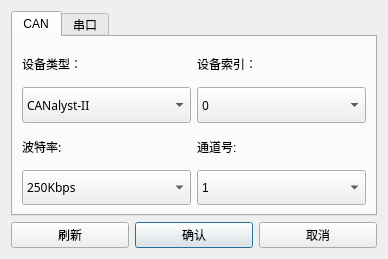
<?xml version="1.0" encoding="UTF-8"?>
<ui version="4.0">
 <class>port</class>
 <widget class="QDialog" name="port">
  <property name="geometry">
   <rect>
    <x>0</x>
    <y>0</y>
    <width>388</width>
    <height>259</height>
   </rect>
  </property>
  <property name="windowTitle">
   <string>连接设置</string>
  </property>
  <property name="styleSheet">
   <string notr="true">font: 25 9pt &quot;Microsoft YaHei&quot;;</string>
  </property>
  <layout class="QGridLayout" name="gridLayout_5">
   <item row="0" column="0" colspan="3">
    <widget class="QTabWidget" name="tabWidget">
     <property name="currentIndex">
      <number>0</number>
     </property>
     <widget class="QWidget" name="tab">
      <attribute name="title">
       <string>CAN</string>
      </attribute>
      <layout class="QGridLayout" name="gridLayout_2">
       <item row="0" column="0">
        <layout class="QGridLayout" name="gridLayout">
         <item row="3" column="1">
          <widget class="QComboBox" name="can_channel">
           <property name="sizePolicy">
            <sizepolicy hsizetype="Preferred" vsizetype="Preferred">
             <horstretch>0</horstretch>
             <verstretch>0</verstretch>
            </sizepolicy>
           </property>
           <item>
            <property name="text">
             <string>1</string>
            </property>
           </item>
           <item>
            <property name="text">
             <string>2</string>
            </property>
           </item>
          </widget>
         </item>
         <item row="1" column="1">
          <widget class="QComboBox" name="can_index">
           <property name="sizePolicy">
            <sizepolicy hsizetype="Preferred" vsizetype="Preferred">
             <horstretch>0</horstretch>
             <verstretch>0</verstretch>
            </sizepolicy>
           </property>
           <property name="font">
            <font>
             <family>Microsoft YaHei</family>
             <pointsize>9</pointsize>
             <weight>3</weight>
             <italic>false</italic>
             <bold>false</bold>
            </font>
           </property>
           <property name="styleSheet">
            <string notr="true"/>
           </property>
           <item>
            <property name="text">
             <string>0</string>
            </property>
           </item>
           <item>
            <property name="text">
             <string>1</string>
            </property>
           </item>
           <item>
            <property name="text">
             <string>2</string>
            </property>
           </item>
           <item>
            <property name="text">
             <string>3</string>
            </property>
           </item>
           <item>
            <property name="text">
             <string>4</string>
            </property>
           </item>
           <item>
            <property name="text">
             <string>5</string>
            </property>
           </item>
           <item>
            <property name="text">
             <string>6</string>
            </property>
           </item>
           <item>
            <property name="text">
             <string>7</string>
            </property>
           </item>
           <item>
            <property name="text">
             <string>8</string>
            </property>
           </item>
           <item>
            <property name="text">
             <string>9</string>
            </property>
           </item>
           <item>
            <property name="text">
             <string>10</string>
            </property>
           </item>
           <item>
            <property name="text">
             <string>11</string>
            </property>
           </item>
           <item>
            <property name="text">
             <string>12</string>
            </property>
           </item>
           <item>
            <property name="text">
             <string>13</string>
            </property>
           </item>
          </widget>
         </item>
         <item row="2" column="1">
          <widget class="QLabel" name="label_4">
           <property name="text">
            <string>通道号:</string>
           </property>
          </widget>
         </item>
         <item row="0" column="1">
          <widget class="QLabel" name="label_2">
           <property name="font">
            <font>
             <family>Microsoft YaHei</family>
             <pointsize>9</pointsize>
             <weight>3</weight>
             <italic>false</italic>
             <bold>false</bold>
            </font>
           </property>
           <property name="text">
            <string>设备索引：</string>
           </property>
           <property name="alignment">
            <set>Qt::AlignLeading|Qt::AlignLeft|Qt::AlignVCenter</set>
           </property>
          </widget>
         </item>
         <item row="2" column="0">
          <widget class="QLabel" name="label_3">
           <property name="font">
            <font>
             <family>Microsoft YaHei</family>
             <pointsize>9</pointsize>
             <weight>3</weight>
             <italic>false</italic>
             <bold>false</bold>
            </font>
           </property>
           <property name="text">
            <string>波特率:</string>
           </property>
           <property name="alignment">
            <set>Qt::AlignLeading|Qt::AlignLeft|Qt::AlignVCenter</set>
           </property>
          </widget>
         </item>
         <item row="1" column="0">
          <widget class="QComboBox" name="can_tpye">
           <property name="enabled">
            <bool>true</bool>
           </property>
           <property name="sizePolicy">
            <sizepolicy hsizetype="Preferred" vsizetype="Preferred">
             <horstretch>0</horstretch>
             <verstretch>0</verstretch>
            </sizepolicy>
           </property>
           <property name="font">
            <font>
             <family>Microsoft YaHei</family>
             <pointsize>9</pointsize>
             <weight>3</weight>
             <italic>false</italic>
             <bold>false</bold>
            </font>
           </property>
           <property name="styleSheet">
            <string notr="true"/>
           </property>
           <item>
            <property name="text">
             <string>CANalyst-II</string>
            </property>
           </item>
          </widget>
         </item>
         <item row="0" column="0">
          <widget class="QLabel" name="label">
           <property name="enabled">
            <bool>true</bool>
           </property>
           <property name="font">
            <font>
             <family>Microsoft YaHei</family>
             <pointsize>9</pointsize>
             <weight>3</weight>
             <italic>false</italic>
             <bold>false</bold>
            </font>
           </property>
           <property name="text">
            <string>设备类型：</string>
           </property>
           <property name="alignment">
            <set>Qt::AlignLeading|Qt::AlignLeft|Qt::AlignVCenter</set>
           </property>
          </widget>
         </item>
         <item row="3" column="0">
          <widget class="QComboBox" name="can_baudrate">
           <property name="sizePolicy">
            <sizepolicy hsizetype="Preferred" vsizetype="Preferred">
             <horstretch>0</horstretch>
             <verstretch>0</verstretch>
            </sizepolicy>
           </property>
           <property name="font">
            <font>
             <family>Microsoft YaHei</family>
             <pointsize>9</pointsize>
             <weight>3</weight>
             <italic>false</italic>
             <bold>false</bold>
            </font>
           </property>
           <property name="styleSheet">
            <string notr="true"/>
           </property>
           <property name="currentIndex">
            <number>8</number>
           </property>
           <item>
            <property name="text">
             <string>10Kbps</string>
            </property>
           </item>
           <item>
            <property name="text">
             <string>20Kbps</string>
            </property>
           </item>
           <item>
            <property name="text">
             <string>40Kbps</string>
            </property>
           </item>
           <item>
            <property name="text">
             <string>50Kbps</string>
            </property>
           </item>
           <item>
            <property name="text">
             <string>80Kbps</string>
            </property>
           </item>
           <item>
            <property name="text">
             <string>100Kbps</string>
            </property>
           </item>
           <item>
            <property name="text">
             <string>125Kbps</string>
            </property>
           </item>
           <item>
            <property name="text">
             <string>200Kbps</string>
            </property>
           </item>
           <item>
            <property name="text">
             <string>250Kbps</string>
            </property>
           </item>
           <item>
            <property name="text">
             <string>400Kbps</string>
            </property>
           </item>
           <item>
            <property name="text">
             <string>500Kbps</string>
            </property>
           </item>
           <item>
            <property name="text">
             <string>666Kbps</string>
            </property>
           </item>
           <item>
            <property name="text">
             <string>800Kbps</string>
            </property>
           </item>
           <item>
            <property name="text">
             <string>1000Kbps</string>
            </property>
           </item>
           <item>
            <property name="text">
             <string>33.33Kbps</string>
            </property>
           </item>
           <item>
            <property name="text">
             <string>66.66Kbps</string>
            </property>
           </item>
           <item>
            <property name="text">
             <string>83.33Kbps</string>
            </property>
           </item>
          </widget>
         </item>
        </layout>
       </item>
      </layout>
     </widget>
     <widget class="QWidget" name="tab_2">
      <attribute name="title">
       <string>串口</string>
      </attribute>
      <layout class="QGridLayout" name="gridLayout_4">
       <item row="1" column="0">
        <spacer name="verticalSpacer">
         <property name="orientation">
          <enum>Qt::Vertical</enum>
         </property>
         <property name="sizeHint" stdset="0">
          <size>
           <width>20</width>
           <height>40</height>
          </size>
         </property>
        </spacer>
       </item>
       <item row="0" column="0">
        <layout class="QGridLayout" name="gridLayout_3" rowstretch="1,1" columnstretch="0,0">
         <item row="0" column="0">
          <widget class="QLabel" name="label_5">
           <property name="enabled">
            <bool>true</bool>
           </property>
           <property name="font">
            <font>
             <family>Microsoft YaHei</family>
             <pointsize>9</pointsize>
             <weight>3</weight>
             <italic>false</italic>
             <bold>false</bold>
            </font>
           </property>
           <property name="text">
            <string>串口号：</string>
           </property>
           <property name="alignment">
            <set>Qt::AlignLeading|Qt::AlignLeft|Qt::AlignVCenter</set>
           </property>
          </widget>
         </item>
         <item row="0" column="1">
          <widget class="QLabel" name="label_6">
           <property name="font">
            <font>
             <family>Microsoft YaHei</family>
             <pointsize>9</pointsize>
             <weight>3</weight>
             <italic>false</italic>
             <bold>false</bold>
            </font>
           </property>
           <property name="text">
            <string>波特率:</string>
           </property>
           <property name="alignment">
            <set>Qt::AlignLeading|Qt::AlignLeft|Qt::AlignVCenter</set>
           </property>
          </widget>
         </item>
         <item row="1" column="1">
          <widget class="QComboBox" name="serial_baudrate">
           <property name="sizePolicy">
            <sizepolicy hsizetype="Preferred" vsizetype="Preferred">
             <horstretch>0</horstretch>
             <verstretch>0</verstretch>
            </sizepolicy>
           </property>
           <property name="font">
            <font>
             <family>Microsoft YaHei</family>
             <pointsize>9</pointsize>
             <weight>3</weight>
             <italic>false</italic>
             <bold>false</bold>
            </font>
           </property>
           <property name="styleSheet">
            <string notr="true"/>
           </property>
           <property name="currentIndex">
            <number>0</number>
           </property>
           <item>
            <property name="text">
             <string>9600</string>
            </property>
           </item>
           <item>
            <property name="text">
             <string>19200</string>
            </property>
           </item>
           <item>
            <property name="text">
             <string>38400</string>
            </property>
           </item>
           <item>
            <property name="text">
             <string>57600</string>
            </property>
           </item>
           <item>
            <property name="text">
             <string>115200</string>
            </property>
           </item>
          </widget>
         </item>
         <item row="1" column="0">
          <widget class="QComboBox" name="serial_com">
           <property name="enabled">
            <bool>true</bool>
           </property>
           <property name="sizePolicy">
            <sizepolicy hsizetype="Preferred" vsizetype="Preferred">
             <horstretch>0</horstretch>
             <verstretch>0</verstretch>
            </sizepolicy>
           </property>
           <property name="font">
            <font>
             <family>Microsoft YaHei</family>
             <pointsize>9</pointsize>
             <weight>3</weight>
             <italic>false</italic>
             <bold>false</bold>
            </font>
           </property>
           <property name="styleSheet">
            <string notr="true"/>
           </property>
           <item>
            <property name="text">
             <string>COM1</string>
            </property>
           </item>
          </widget>
         </item>
        </layout>
       </item>
      </layout>
     </widget>
    </widget>
   </item>
   <item row="1" column="1">
    <widget class="QPushButton" name="confirm">
     <property name="text">
      <string>确认</string>
     </property>
    </widget>
   </item>
   <item row="1" column="2">
    <widget class="QPushButton" name="cancel">
     <property name="text">
      <string>取消</string>
     </property>
    </widget>
   </item>
   <item row="1" column="0">
    <widget class="QPushButton" name="refresh">
     <property name="text">
      <string>刷新</string>
     </property>
    </widget>
   </item>
  </layout>
 </widget>
 <resources/>
 <connections>
  <connection>
   <sender>cancel</sender>
   <signal>clicked()</signal>
   <receiver>port</receiver>
   <slot>reject()</slot>
   <hints>
    <hint type="sourcelabel">
     <x>416</x>
     <y>343</y>
    </hint>
    <hint type="destinationlabel">
     <x>296</x>
     <y>205</y>
    </hint>
   </hints>
  </connection>
 </connections>
</ui>
